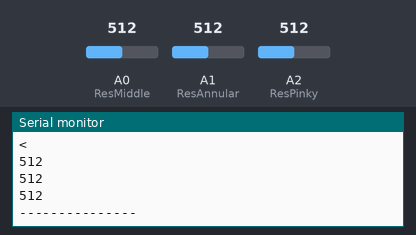
Bench run of a sketch on a simulated Arduino Uno, built with avr-gcc and run on an emulated ATmega328P. On the bench: the last lines printed to the serial monitor. The test bench sets the inputs (shaded band); at power-on: A0 (ResMiddle) = 512, A1 (ResAnnular) = 512, A2 (ResPinky) = 512.

Above: at 1.8 s.
1.9 s: A0 (ResMiddle) set to 716
3.4 s: A1 (ResAnnular) set to 306
At 4.6 s:
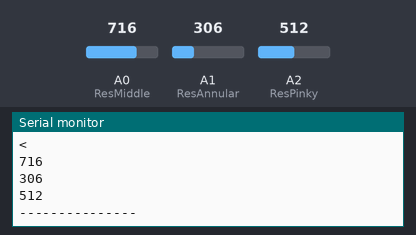
4.9 s: A2 (ResPinky) set to 900
At 5.4 s:
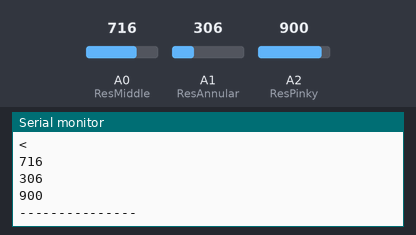
6.4 s: A2 (ResPinky) set to 1023
At 7.7 s:
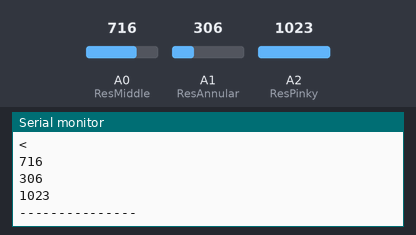
7.9 s: A1 (ResAnnular) set to 122
At 8.8 s:
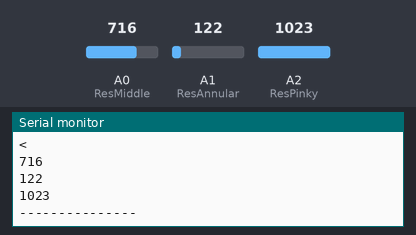
9.4 s: A0 (ResMiddle) set to 511
Timing chart, 0 to 11.9 s (numbered marks = the images above; inputs shaded):
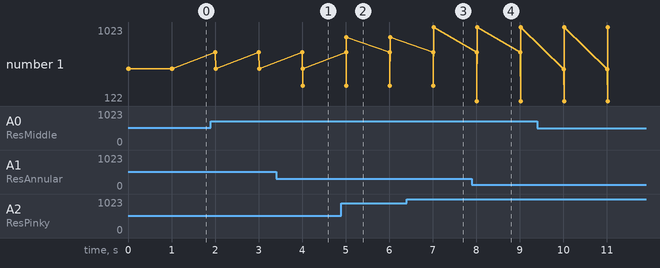

Measured:
- after the input at 3.4 s, the serial monitor: prints a new line after 0.61 s (image 1)
- after the input at 4.9 s, the serial monitor: prints a new line after 0.12 s (image 2)
- after the input at 6.4 s, the serial monitor: prints a new line after 0.62 s (image 3)
- after the input at 7.9 s, the serial monitor: prints a new line after 0.12 s (image 4)
- plotted number 1: 512 → 900 after the input at 4.9 s, 900 → 1023 after the input at 6.4 s

The sketch:

flex_test.ino
```cpp
int ResMiddle  = A0;
int ResAnnular = A1;
int ResPinky   = A2;

void setup()
{
  Serial.begin(9600);   // Activating serial communication, XBee Series 1 are pre-programmed at 9600 baud/s

     // The variables of the sensor are set as input
  pinMode(ResMiddle,  INPUT);
  pinMode(ResAnnular, INPUT);
  pinMode(ResPinky,   INPUT);
}

void loop()
{
  Serial.println("<");      //This symbol is needed to indicate the start of the "data package".
  Serial.println(analogRead(ResMiddle ));
  Serial.println(analogRead(ResAnnular));
  Serial.println(analogRead(ResPinky  ));
  Serial.println("---------------");

  delay(1000);
}
```
